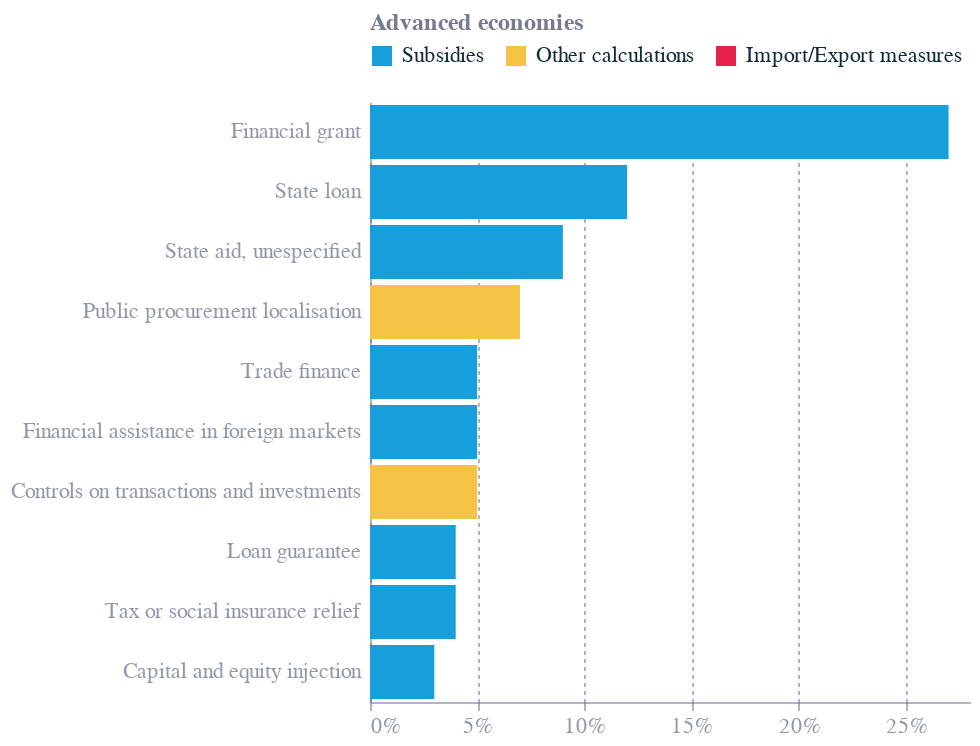

The cell this chart's notebook holds for it:
### Code cell
rows = []

for country_type in IP_share_df.country.unique():
    rows.append(alt.Chart(IP_share_df.query("country == @country_type")).encode(
        x=alt.X("Share in industrial policy (%)", axis=alt.Axis(format=".0%")),
        y=alt.Y("Policy instrument:N",sort=custom_order, axis=alt.Axis(
            title=None,
            labelLimit=400)),
        color=alt.Color("Type:N", legend=alt.Legend(orient='top'), scale=alt.Scale(
                            domain=list(color_mapping.keys()),
                            range=list(color_mapping.values())
                        )),
        tooltip=[
            alt.Tooltip('country:N', title='Economy'),
            alt.Tooltip('Policy instrument:N', title='Policy instrument'),
            alt.Tooltip('Share in industrial policy (%)', title='Share in industrial policies', format='.0%')
        ]
    ).mark_bar().properties(
        title=alt.TitleParams(
            text=country_type,
            fontSize=12,
            fontWeight='bold',
        ),
        height=300, width=300))

rows[0]

### Figure 1 — Vega-Lite specification as saved in the notebook (floating-point values rounded to 4 significant figures)
{"config": {"font": "Circular Std", "text": {"color": "#676A86", "align": "left", "baseline": "middle", "dx": 7, "dy": 0, "fontSize": 11}, "view": {"stroke": null, "continuousWidth": 400, "continuousHeight": 300, "discreteWidth": 400, "discreteHeight": 300}, "range": {"category": ["#36B7B4", "#E6224B", "#F4C245", "#0063AF", "#00A767", "#179FDB", "#EB5C2E"], "diverging": ["#E6224B", "#E54753", "#C9C9C9", "#179FDB", "#122B39"], "heatmap": ["#C9C9C9", "#179FDB", "#0063AF", "#122B39"], "ordinal": ["#00A767", "#36B7B4", "#179FDB", "#0063AF", "#243B5A"]}, "bar": {"color": "#179fdb"}, "line": {"color": "#e6224b"}, "rule": {"color": "#676A86"}, "area": {"opacity": 0.3}, "point": {"filled": true, "size": 80, "color": "#e6224b", "opacity": 0.95}, "geoshape": {"stroke": "white", "strokeWidth": 0.3}, "rect": {"fill": "#d6d4d4", "opacity": 0.3}, "axis": {"labelColor": "#676A86", "labelFontSize": 11, "labelFont": "Circular Std", "labelOpacity": 0.7, "tickColor": "#676A86", "tickOpacity": 0.5, "domainColor": "#676A86", "domainOpacity": 0.5, "gridColor": "#676A86", "gridDash": [2, 2], "gridOpacity": 0.5, "title": null, "titleColor": "#676A86", "titleOpacity": 0.8, "tickSize": 4}, "axisXDiscrete": {"grid": false, "labelAngle": 0, "tickCount": 10, "tickOpacity": 0.5, "title": null}, "axisYDiscrete": {"ticks": false, "labelPadding": 5}, "axisXTemporal": {"grid": false, "ticks": true}, "axisXQuantitative": {"grid": true}, "axisYQuantitative": {"gridColor": "#676A86", "gridDash": [1, 5], "gridOpacity": 0.5, "ticks": false, "labelPadding": 5, "tickCount": 8, "titleAngle": 0, "titleAlign": "left", "titleBaseline": "bottom", "titleX": 0, "titleY": -5}, "title": {"color": "#676A86E6", "subtitleColor": "#676A86", "font": "Circular Std", "subtitleFont": "Circular Std", "anchor": "start", "fontSize": 14, "subtitleFontSize": 12, "subtitlePadding": 4, "offset": 0, "frame": "group"}, "legend": {"titleColor": "#122b39", "title": null, "labelColor": "#122b39", "labelFontSize": 11}}, "data": {"name": "data-1a06b10502600204f5f0e3c49f719001"}, "mark": {"type": "bar"}, "encoding": {"color": {"field": "Type", "legend": {"orient": "top"}, "scale": {"domain": ["Subsidies", "Other calculations", "Import/Export measures"], "range": ["#179fdb", "#f4c245", "#e6224b"]}, "type": "nominal"}, "tooltip": [{"field": "country", "title": "Economy", "type": "nominal"}, {"field": "Policy instrument", "title": "Policy instrument", "type": "nominal"}, {"field": "Share in industrial policy (%)", "format": ".0%", "title": "Share in industrial policies", "type": "quantitative"}], "x": {"axis": {"format": ".0%"}, "field": "Share in industrial policy (%)", "type": "quantitative"}, "y": {"axis": {"labelLimit": 400, "title": null}, "field": "Policy instrument", "sort": ["Financial grant (AE)", "State loan (AE)", "State aid, unespecified (AE)", "Public procurement localisation (AE)", "Trade finance (AE)", "Financial assistance in foreign markets (AE)", "Controls on transactions and investments (AE)", "Loan guarantee (AE)", "Tax or social insurance relief (AE)", "Capital and equity injection (AE)", "Import tariff (EMDE)", "State loan (EMDE)", "Tax or social insurance relief (EMDE)", "Capital and quity injection (EMDE)", "State aid, unespecified (EMDE)", "Financial grant (EMDE)", "Export tax (EMDE)", "Public procurement localisation (EMDE)", "Import licensing requirement (EMDE)", "Internal taxation of imports (EMDE)"], "type": "nominal"}}, "height": 300, "title": {"text": "Advanced economies", "fontSize": 12, "fontWeight": "bold"}, "width": 300, "$schema": "https://vega.github.io/schema/vega-lite/v5.20.1.json", "datasets": {"data-1a06b10502600204f5f0e3c49f719001": [{"Policy instrument": "Financial grant", "Share in industrial policy (%)": 0.27, "Type": "Subsidies", "country": "Advanced economies"}, {"Policy instrument": "State loan", "Share in industrial policy (%)": 0.12, "Type": "Subsidies", "country": "Advanced economies"}, {"Policy instrument": "State aid, unespecified", "Share in industrial policy (%)": 0.09, "Type": "Subsidies", "country": "Advanced economies"}, {"Policy instrument": "Public procurement localisation", "Share in industrial policy (%)": 0.07, "Type": "Other calculations", "country": "Advanced economies"}, {"Policy instrument": "Trade finance", "Share in industrial policy (%)": 0.05, "Type": "Subsidies", "country": "Advanced economies"}, {"Policy instrument": "Financial assistance in foreign markets", "Share in industrial policy (%)": 0.05, "Type": "Subsidies", "country": "Advanced economies"}, {"Policy instrument": "Controls on transactions and investments", "Share in industrial policy (%)": 0.05, "Type": "Other calculations", "country": "Advanced economies"}, {"Policy instrument": "Loan guarantee", "Share in industrial policy (%)": 0.04, "Type": "Subsidies", "country": "Advanced economies"}, {"Policy instrument": "Tax or social insurance relief", "Share in industrial policy (%)": 0.04, "Type": "Subsidies", "country": "Advanced economies"}, {"Policy instrument": "Capital and equity injection", "Share in industrial policy (%)": 0.03, "Type": "Subsidies", "country": "Advanced economies"}]}}
